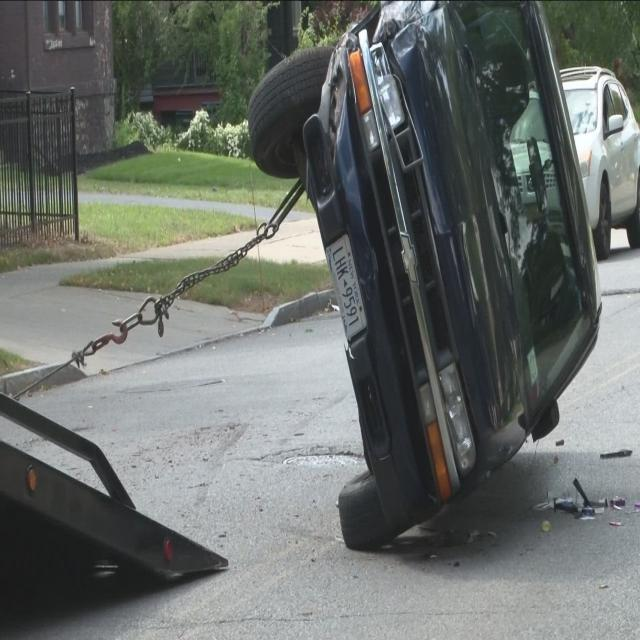
#> input picture AI/dataset/test/accident/accident_test_0004.jpg, 640 x 640 px
$ python -i 27_screen_texture_data.py   (imports and definitions only)
#> lines starting #> are read from the running program, lines starting #| are printed output that depends on the picture
#> further down, picture is the input picture: shape (640, 640, 3); mean B, G, R 106.3, 110.3, 105.7
# Screen-texture model, part 1: training patches (128x128) at native camera resolution.
# Positive = a picture shown on a screen (simulated sub-pixel grid, aliasing moire, Bayer colour
# moire, glare, defocus) photographed by a simulated phone camera. Negative = real photos (roads,
# dashcam, everyday scenes, people) through the same camera simulation or untouched.
#   python scripts_v2/27_screen_texture_data.py train 11 ; python scripts_v2/27_screen_texture_data.py val 12
# Texture (recapture) patches at NATIVE camera resolution.
# Positive: a picture shown on an LCD / OLED screen and photographed by a phone camera
#   -> display sub-pixel grid + aliasing moire + Bayer colour moire.
# Negative: a real scene photographed by the same simulated camera (same blur, Bayer, noise,
#   sharpening, JPEG), so the ONLY difference is the screen.
import glob, random, io, os, sys, numpy as np, cv2
R=random.Random(int(sys.argv[2]) if len(sys.argv)>2 else 1); rng=np.random.default_rng(R.randint(0,10**6))
P=128
# [11 lines left out: functions content_pool, native_pool, not called in this run]
def camera(img):
    """img float32 HxWx3 0..255 (scene radiance on the sensor) -> simulated phone JPEG patch"""
    if R.random()<.9: img=cv2.GaussianBlur(img,(0,0),R.uniform(.4,1.3))         # lens / focus
    h,w=img.shape[:2]
#> h = 640; w = 640
    if R.random()<.8:                                                            # Bayer CFA + demosaic
        bay=np.zeros((h,w),np.float32)
        bay[0::2,0::2]=img[0::2,0::2,2]; bay[0::2,1::2]=img[0::2,1::2,1]; bay[1::2,0::2]=img[1::2,0::2,1]; bay[1::2,1::2]=img[1::2,1::2,0]
#> after `bay[0::2, 0::2] = img[0::2, 0::2, 2]`:
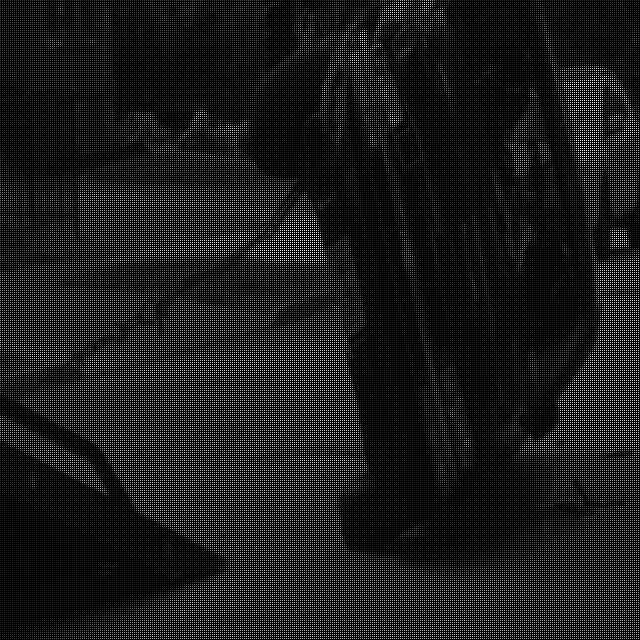
#> bay: shape (640, 640) float32; min 0, max 251, mean 26.4
#> after `bay[0::2, 1::2] = img[0::2, 1::2, 1]`:
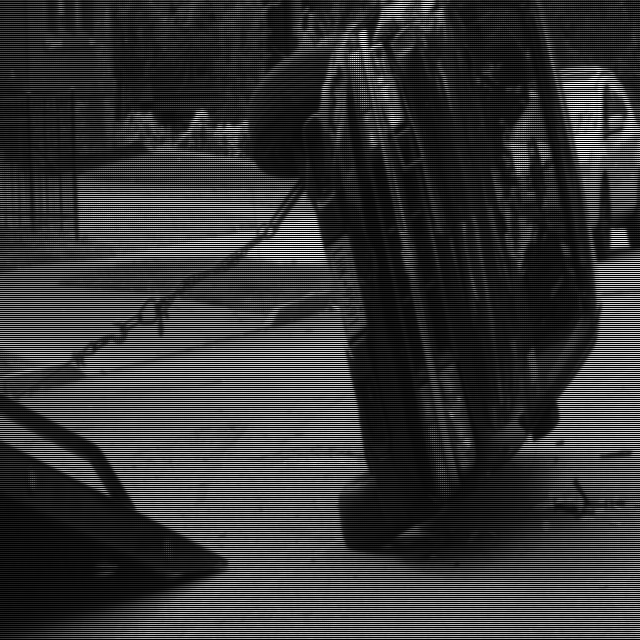
#> bay: shape (640, 640) float32; min 0, max 255, mean 54
#> after `bay[1::2, 0::2] = img[1::2, 0::2, 1]`:
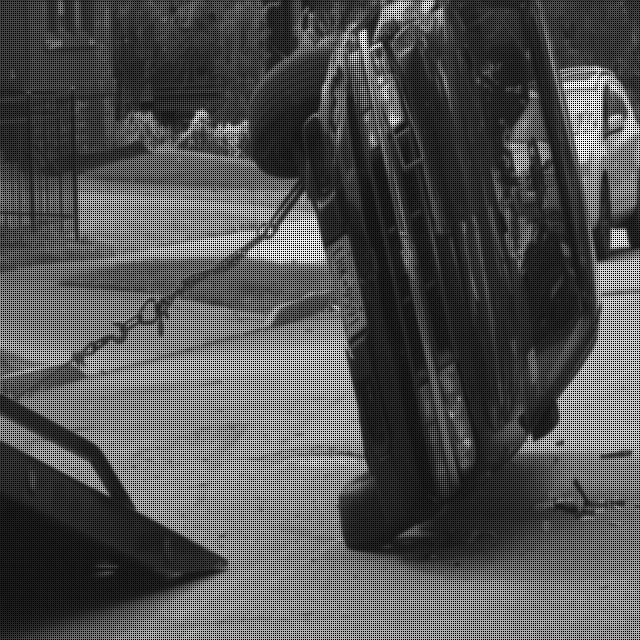
#> bay: shape (640, 640) float32; min 0, max 255, mean 81.5
#> after `bay[1::2, 1::2] = img[1::2, 1::2, 0]`:
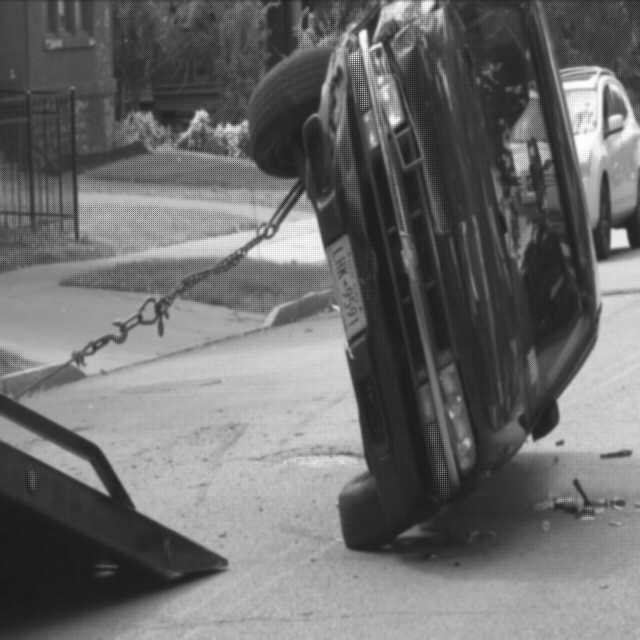
#> bay: shape (640, 640) float32; min 25, max 255, mean 108.2
        img=cv2.cvtColor(np.clip(bay,0,255).astype(np.uint8),cv2.COLOR_BayerRG2RGB).astype(np.float32)
    img=img+rng.normal(0,R.uniform(.5,5),img.shape).astype(np.float32)        # sensor noise
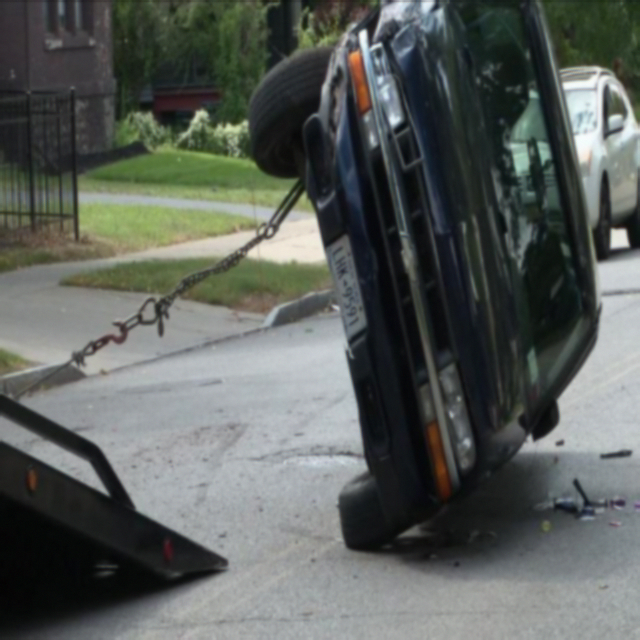
#> img: shape (640, 640, 3) float32; mean of channels 0, 1, 2 106.5, 110.4, 105.9; drawn with min black and max white
    if R.random()<.6: img=cv2.bilateralFilter(np.clip(img,0,255).astype(np.uint8),5,R.uniform(10,40),3).astype(np.float32)  # denoise
    if R.random()<.7:                                                            # sharpening
        b=cv2.GaussianBlur(img,(0,0),1.0); img=img+R.uniform(.2,1.2)*(img-b)
    img=np.clip(img,0,255).astype(np.uint8)
    ok,buf=cv2.imencode(".jpg",img,[cv2.IMWRITE_JPEG_QUALITY,R.randint(65,95)])
    return cv2.imdecode(buf,1)
# [45 lines left out: functions screen_capture, real_capture, not called in this run]
def crop(img):
    h,w=img.shape[:2]; x=R.randint(0,w-P); y=R.randint(0,h-P); return img[y:y+P,x:x+P]
# [16 lines not run here, left out]

>>> import cv2
>>> picture = cv2.imread('../dataset/test/accident/accident_test_0004.jpg')
>>> result = camera(picture)

$ run again, on AI/dataset/test/accident/accident_test_0026.jpg
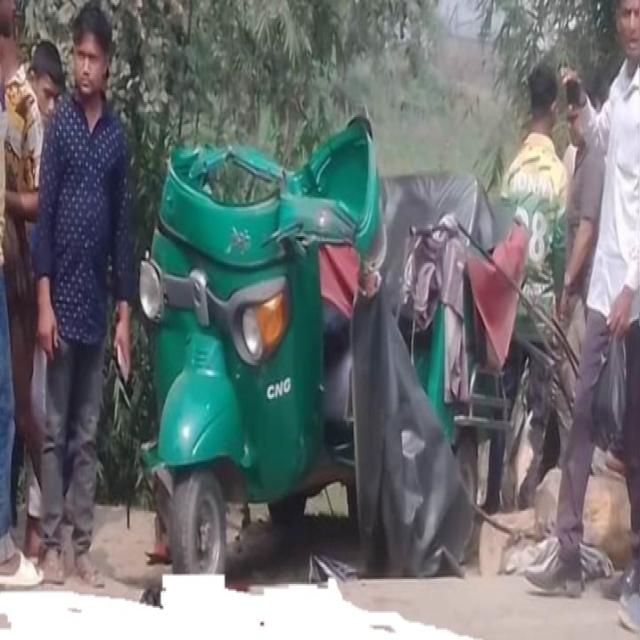
#> input picture AI/dataset/test/accident/accident_test_0026.jpg, 640 x 640 px
#> picture is the input picture: shape (640, 640, 3); mean B, G, R 114.4, 113, 108.7
#> in camera, `bay[1::2, 0::2] = img[1::2, 0::2, 1]`:
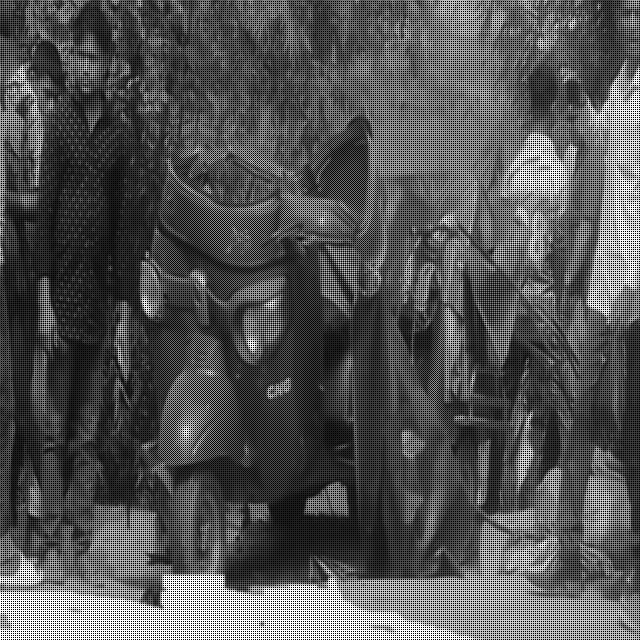
#> bay: shape (640, 640) float32; min 0, max 255, mean 83.7
#> in camera, `img = img + R.uniform(0.2, 1.2) * (img - b)`:
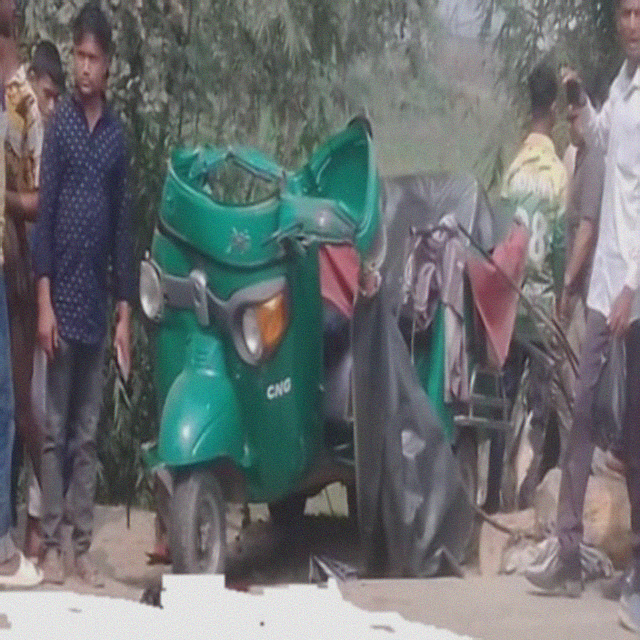
#> img: shape (640, 640, 3) float32; mean of channels 0, 1, 2 114.5, 113.1, 108.8; drawn with min black and max white

$ run again, on AI/dataset/test/accident/accident_test_0028.jpg
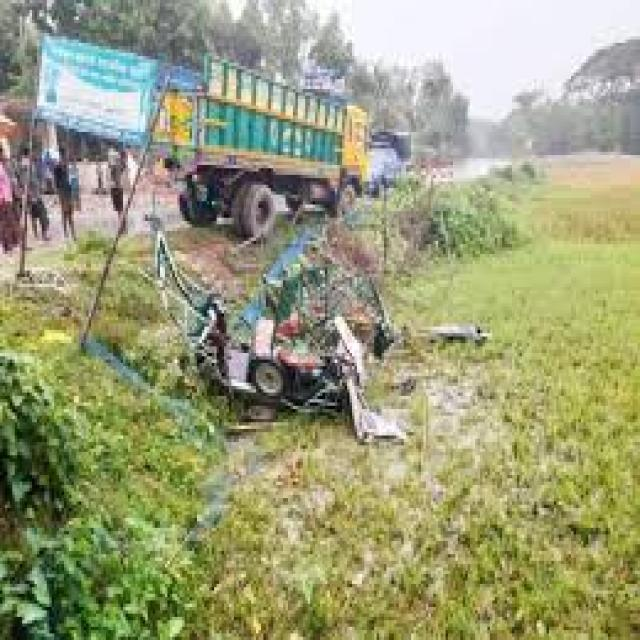
#> input picture AI/dataset/test/accident/accident_test_0028.jpg, 640 x 640 px
#> picture is the input picture: shape (640, 640, 3); mean B, G, R 121.2, 158.3, 155.2
#> in camera, `bay[1::2, 1::2] = img[1::2, 1::2, 0]`:
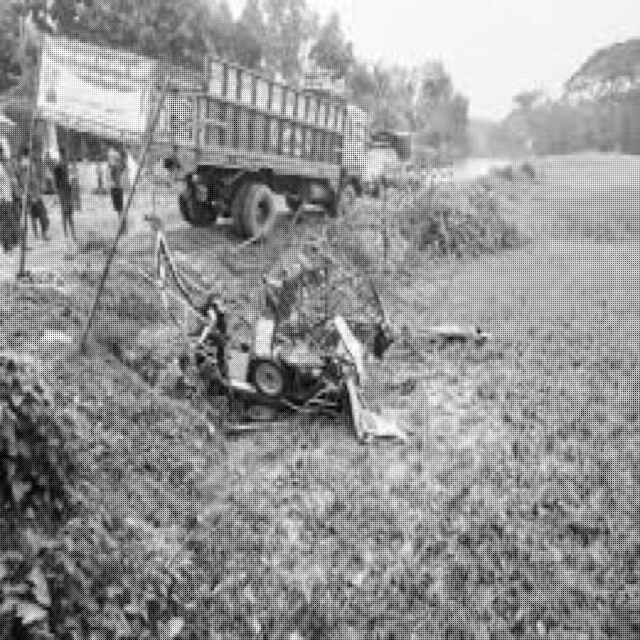
#> bay: shape (640, 640) float32; min 0, max 255, mean 148.3
#> in camera, `img = img + R.uniform(0.2, 1.2) * (img - b)`:
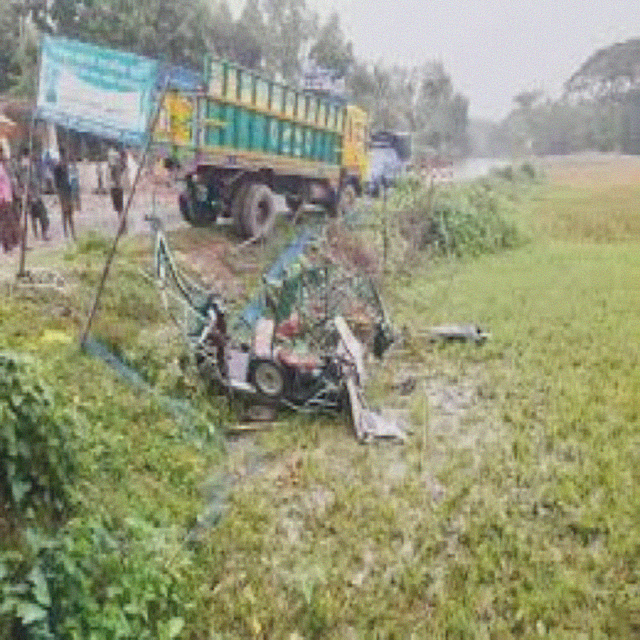
#> img: shape (640, 640, 3) float32; mean of channels 0, 1, 2 121.4, 158.4, 155.4; drawn with min black and max white
